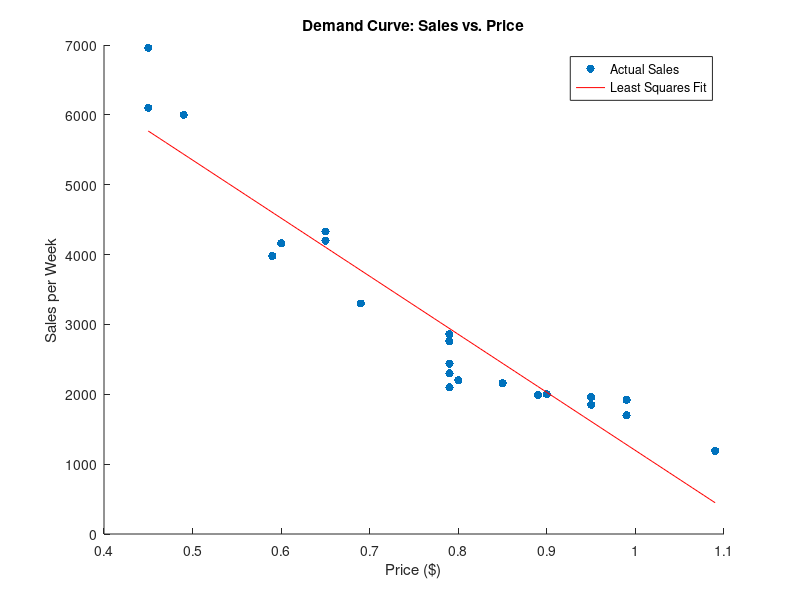

The MATLAB script that drew this image:
%A

% Data
P = [0.59; 0.80; 0.95; 0.45; 0.79; 0.99; 0.90; 0.65; 0.79; 0.69; 0.79; 0.49; 1.09; 0.95; 0.79; 0.65; 0.45; 0.60; 0.89; 0.79; 0.99; 0.85];
S = [3980; 2200; 1850; 6100; 2100; 1700; 2000; 4200; 2440; 3300; 2300; 6000; 1190; 1960; 2760; 4330; 6960; 4160; 1990; 2860; 1920; 2160];

% Least Squares Fit
A = [ones(size(P)), P]; % Design matrix
coeffs = A\S; % Solving normal equations for c1 and c2
c1 = coeffs(1);
c2 = coeffs(2);

% Plotting
figure;
scatter(P, S, 'filled');
hold on;
P_fit = linspace(min(P), max(P), 100);
S_fit = c1 + c2*P_fit;
plot(P_fit, S_fit, '-r');
xlabel('Price ($)');
ylabel('Sales per Week');
title('Demand Curve: Sales vs. Price');
legend('Actual Sales', 'Least Squares Fit', 'Location', 'Best');

% Calculate RMSE
S_pred = c1 + c2*P;
RMSE = sqrt(mean((S - S_pred).^2));
disp(['Root Mean Square Error: ', num2str(RMSE)]);

% Part (b)

% Define the Profit Function as a function of P
Profit = @(P) (c1 + c2*P) .* (P - 0.23);

% Find the selling price to maximize profit
[P_optimal, Profit_max] = fminbnd(@(P) -Profit(P), 0, 2); 
P_optimal = -P_optimal; 

disp(['Optimal Selling Price: $', num2str(P_optimal)]);
disp(['Maximum Profit per City per Week: $', num2str(-Profit_max)]);
